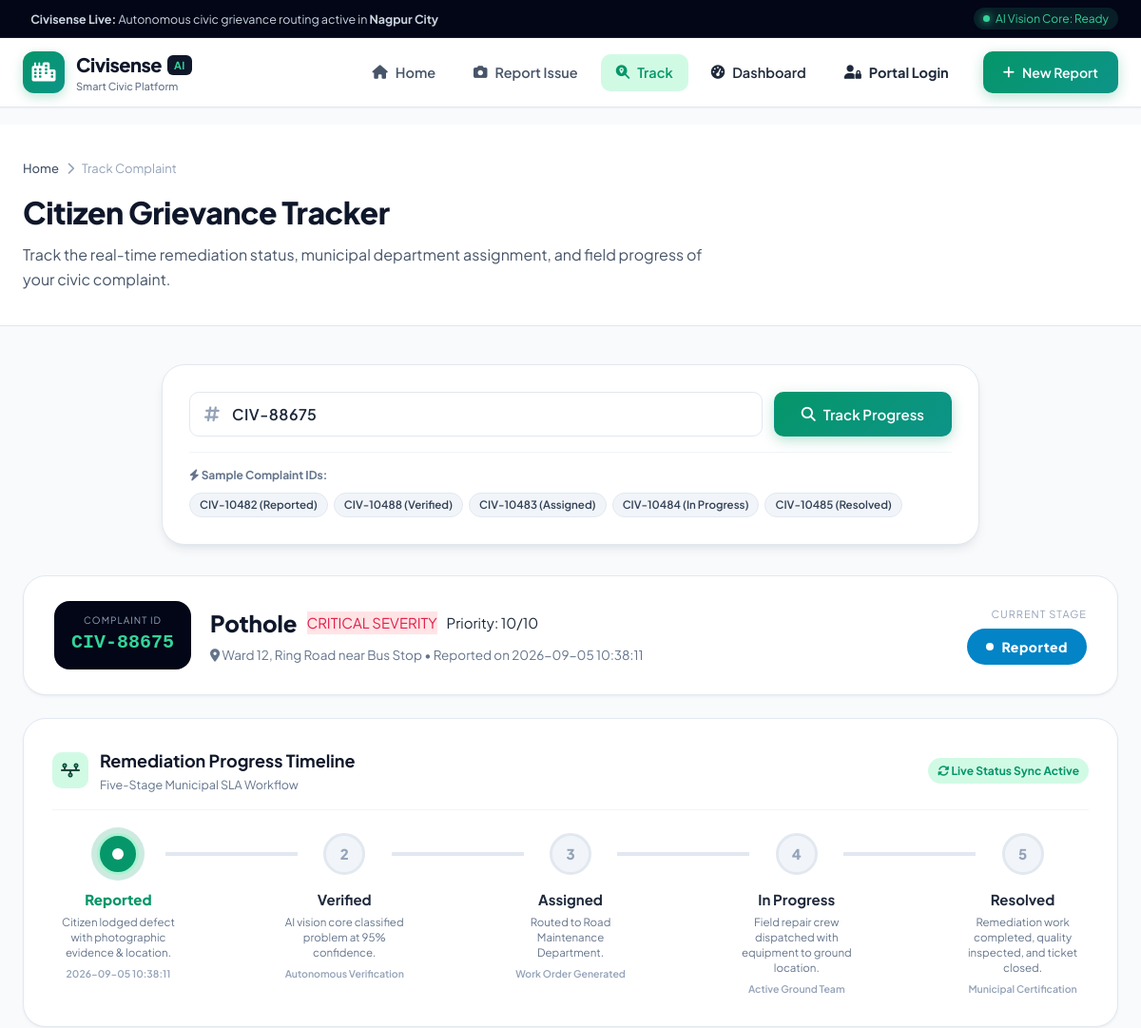
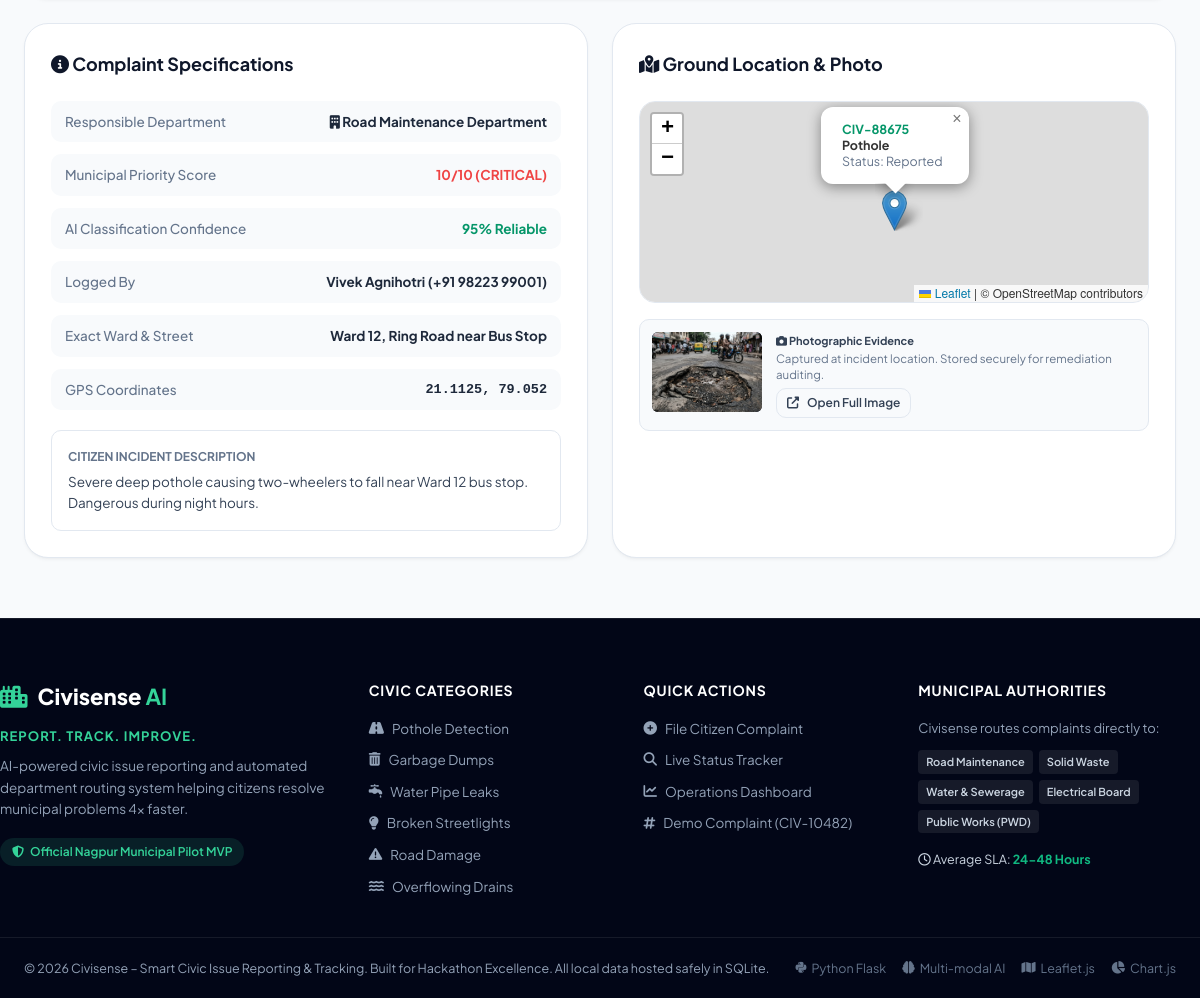
/track?id=CIV-88675, run on the app's committed database (2 pictures, top to bottom).
### tables this page shows
CREATE TABLE complaints (
            id INTEGER PRIMARY KEY AUTOINCREMENT,
            complaint_id TEXT UNIQUE NOT NULL,
            name TEXT,
            contact TEXT,
            issue_type TEXT NOT NULL,
            description TEXT NOT NULL,
            image_path TEXT,
            latitude REAL,
            longitude REAL,
            location TEXT NOT NULL,
            confidence INTEGER NOT NULL,
            severity TEXT NOT NULL,
            priority INTEGER NOT NULL,
            department TEXT NOT NULL,
            status TEXT NOT NULL DEFAULT 'Reported',
            created_at TIMESTAMP NOT NULL DEFAULT CURRENT_TIMESTAMP
        );

### app.py (the view)
@app.route("/track")
def track():
    complaint_id = request.args.get("id", "").strip().upper()
    complaint = None
    not_found = False
    current_idx = 0
    if complaint_id:
        conn = get_db_connection()
        cursor = conn.cursor()
        cursor.execute("SELECT * FROM complaints WHERE complaint_id = ?", (complaint_id,))
        complaint = cursor.fetchone()
        conn.close()
        if not complaint:
            not_found = True
        else:
            status = complaint["status"]
            try:
                current_idx = next(i for i, s in enumerate(STATUS_ORDER) if s.lower() == status.lower())
            except StopIteration:
                current_idx = 0
    return render_template(
        "track.html",
        complaint_id=complaint_id,
        complaint=complaint,
        not_found=not_found,
        current_idx=current_idx,
        status_order=STATUS_ORDER
    )

### app.py (called while the page is built)
def get_db_connection():
    conn = sqlite3.connect(DATABASE_PATH)
    conn.row_factory = sqlite3.Row
    return conn

### templates/track.html (shortened to what this page needs)
{% extends "base.html" %}
{% block content %}
<div class="page-header">
    <div class="container">
        <div class="header-breadcrumbs">
            <a href="{{ url_for('index') }}">Home</a>
            <i class="fa-solid fa-chevron-right"></i>
            <span>Track Complaint</span>
        </div>
        <h1 class="page-title">Citizen Grievance Tracker</h1>
        <p class="page-subtitle">Track the real-time remediation status, municipal department assignment, and field progress of your civic complaint.</p>
    </div>
</div>
<div class="container py-8">
    <div class="track-search-card">
        <form action="{{ url_for('track') }}" method="GET" class="track-form" id="track-lookup-form">
            <div class="track-input-group">
                <div class="track-input-wrapper">
                    <i class="fa-solid fa-hashtag track-search-icon"></i>
                    <input type="text" name="id" id="track-id-input" value="{{ complaint_id or '' }}" placeholder="Enter Complaint ID (e.g., CIV-10482)" class="form-control track-input" required autofocus>
                </div>
                <button type="submit" class="btn btn-primary btn-track-submit" id="btn-track-search">
                    <i class="fa-solid fa-magnifying-glass"></i> Track Progress
                </button>
            </div>
        </form>
        <div class="track-quick-demo">
            <span class="quick-demo-title"><i class="fa-solid fa-bolt"></i> Sample Complaint IDs:</span>
            <div class="quick-demo-chips">
                <a href="{{ url_for('track') }}?id=CIV-10482" class="demo-chip {% if complaint_id == 'CIV-10482' %}active-chip{% endif %}">CIV-10482 (Reported)</a>
                <a href="{{ url_for('track') }}?id=CIV-10488" class="demo-chip {% if complaint_id == 'CIV-10488' %}active-chip{% endif %}">CIV-10488 (Verified)</a>
                <a href="{{ url_for('track') }}?id=CIV-10483" class="demo-chip {% if complaint_id == 'CIV-10483' %}active-chip{% endif %}">CIV-10483 (Assigned)</a>
                <a href="{{ url_for('track') }}?id=CIV-10484" class="demo-chip {% if complaint_id == 'CIV-10484' %}active-chip{% endif %}">CIV-10484 (In Progress)</a>
                <a href="{{ url_for('track') }}?id=CIV-10485" class="demo-chip {% if complaint_id == 'CIV-10485' %}active-chip{% endif %}">CIV-10485 (Resolved)</a>
            </div>
        </div>
    </div>
    {% if complaint %}
    <div class="tracking-results-view">
        <div class="track-header-card">
            <div class="track-header-main">
                <div class="track-id-badge">
                    <span class="badge-label">COMPLAINT ID</span>
                    <strong class="badge-val">{{ complaint.complaint_id }}</strong>
                </div>
                <div class="track-header-titles">
                    <div class="track-issue-row">
                        <h2 class="track-issue-heading">{{ complaint.issue_type }}</h2>
                        <span class="severity-pill badge-{{ complaint.severity.lower() }}">{{ complaint.severity }} SEVERITY</span>
                        <span class="priority-pill">Priority: {{ complaint.priority }}/10</span>
                    </div>
                    <p class="track-location-sub">
                        <i class="fa-solid fa-location-dot"></i> {{ complaint.location }} &bull; Reported on {{ complaint.created_at }}
                    </p>
                </div>
            </div>
            <div class="track-header-status">
                <span class="current-status-label">Current Stage</span>
                <div class="status-badge-lg status-{{ complaint.status.lower().replace(' ', '-') }}" id="track-header-status-badge">
                    <span class="pulse-circle"></span>
                    <span id="track-header-status-text">{{ complaint.status }}</span>
                </div>
            </div>
        </div>
        <div class="timeline-container-card" id="timeline-card" data-complaint-id="{{ complaint.complaint_id }}" data-current-status="{{ complaint.status }}" data-current-idx="{{ current_idx }}">
            <div class="card-header border-bottom">
                <div class="card-title-group">
                    <div class="card-icon-tag"><i class="fa-solid fa-timeline"></i></div>
                    <div>
                        <h3 class="card-title">Remediation Progress Timeline</h3>
                        <span class="card-subtitle">Five-Stage Municipal SLA Workflow</span>
                    </div>
                </div>
                <span class="live-update-badge" id="live-sync-badge"><i class="fa-solid fa-rotate fa-spin"></i> Live Status Sync Active</span>
            </div>
            <div class="visual-timeline" id="visual-timeline-track">
                <div class="timeline-step {% if current_idx >= 0 %}step-completed{% endif %} {% if current_idx == 0 %}step-active{% endif %}" id="timeline-step-0" data-step-idx="0">
                    <div class="step-marker" id="step-marker-0">
                        {% if current_idx > 0 %}
                            <i class="fa-solid fa-check"></i>
                        {% elif current_idx == 0 %}
                            <span class="step-dot-active"></span>
                        {% else %}
                            <span>1</span>
                        {% endif %}
                    </div>
                    <div class="step-content">
                        <h4 class="step-title">Reported</h4>
                        <p class="step-desc">Citizen lodged defect with photographic evidence & location.</p>
                        <span class="step-timestamp">{{ complaint.created_at }}</span>
                    </div>
                </div>
                <div class="timeline-connector {% if current_idx >= 1 %}connector-completed{% endif %}" id="timeline-connector-0"></div>
                <div class="timeline-step {% if current_idx >= 1 %}step-completed{% endif %} {% if current_idx == 1 %}step-active{% endif %}" id="timeline-step-1" data-step-idx="1">
                    <div class="step-marker" id="step-marker-1">
                        {% if current_idx > 1 %}
                            <i class="fa-solid fa-check"></i>
                        {% elif current_idx == 1 %}
                            <span class="step-dot-active"></span>
                        {% else %}
                            <span>2</span>
                        {% endif %}
                    </div>
                    <div class="step-content">
                        <h4 class="step-title">Verified</h4>
                        <p class="step-desc">AI vision core classified problem at {{ complaint.confidence }}% confidence.</p>
                        <span class="step-timestamp">Autonomous Verification</span>
                    </div>
                </div>
                <div class="timeline-connector {% if current_idx >= 2 %}connector-completed{% endif %}" id="timeline-connector-1"></div>
                <div class="timeline-step {% if current_idx >= 2 %}step-completed{% endif %} {% if current_idx == 2 %}step-active{% endif %}" id="timeline-step-2" data-step-idx="2">
                    <div class="step-marker" id="step-marker-2">
                        {% if current_idx > 2 %}
                            <i class="fa-solid fa-check"></i>
                        {% elif current_idx == 2 %}
                            <span class="step-dot-active"></span>
                        {% else %}
                            <span>3</span>
                        {% endif %}
                    </div>
                    <div class="step-content">
                        <h4 class="step-title">Assigned</h4>
                        <p class="step-desc">Routed to {{ complaint.department }}.</p>
                        <span class="step-timestamp">Work Order Generated</span>
                    </div>
                </div>
                <div class="timeline-connector {% if current_idx >= 3 %}connector-completed{% endif %}" id="timeline-connector-2"></div>
                <div class="timeline-step {% if current_idx >= 3 %}step-completed{% endif %} {% if current_idx == 3 %}step-active{% endif %}" id="timeline-step-3" data-step-idx="3">
                    <div class="step-marker" id="step-marker-3">
                        {% if current_idx > 3 %}
                            <i class="fa-solid fa-check"></i>
                        {% elif current_idx == 3 %}
                            <span class="step-dot-active"></span>
                        {% else %}
                            <span>4</span>
                        {% endif %}
                    </div>
                    <div class="step-content">
                        <h4 class="step-title">In Progress</h4>
                        <p class="step-desc">Field repair crew dispatched with equipment to ground location.</p>
                        <span class="step-timestamp">Active Ground Team</span>
                    </div>
                </div>
                <div class="timeline-connector {% if current_idx >= 4 %}connector-completed{% endif %}" id="timeline-connector-3"></div>
                <div class="timeline-step {% if current_idx >= 4 %}step-completed{% endif %} {% if current_idx == 4 %}step-active{% endif %}" id="timeline-step-4" data-step-idx="4">
                    <div class="step-marker" id="step-marker-4">
                        {% if current_idx == 4 %}
                            <i class="fa-solid fa-circle-check"></i>
                        {% else %}
                            <span>5</span>
                        {% endif %}
                    </div>
                    <div class="step-content">
                        <h4 class="step-title">Resolved</h4>
                        <p class="step-desc">Remediation work completed, quality inspected, and ticket closed.</p>
                        <span class="step-timestamp">Municipal Certification</span>
                    </div>
                </div>
            </div>
        </div>
        <div class="track-details-grid">
            <div class="track-card">
                <div class="card-header">
                    <h3 class="card-title"><i class="fa-solid fa-circle-info"></i> Complaint Specifications</h3>
                </div>
                <div class="track-spec-list">
                    <div class="spec-item">
                        <span class="spec-label">Responsible Department</span>
                        <strong class="spec-val"><i class="fa-solid fa-building"></i> {{ complaint.department }}</strong>
                    </div>
                    <div class="spec-item">
                        <span class="spec-label">Municipal Priority Score</span>
                        <strong class="spec-val text-priority">{{ complaint.priority }}/10 ({{ complaint.severity }})</strong>
                    </div>
                    <div class="spec-item">
                        <span class="spec-label">AI Classification Confidence</span>
                        <strong class="spec-val text-confidence">{{ complaint.confidence }}% Reliable</strong>
                    </div>
                    <div class="spec-item">
                        <span class="spec-label">Logged By</span>
                        <strong class="spec-val">{{ complaint.name }} ({{ complaint.contact }})</strong>
                    </div>
                    <div class="spec-item">
                        <span class="spec-label">Exact Ward & Street</span>
                        <strong class="spec-val">{{ complaint.location }}</strong>
                    </div>
                    <div class="spec-item">
                        <span class="spec-label">GPS Coordinates</span>
                        <strong class="spec-val font-mono">{{ complaint.latitude }}, {{ complaint.longitude }}</strong>
                    </div>
                </div>
                <div class="track-description-box">
                    <h4 class="desc-box-title">Citizen Incident Description</h4>
                    <p class="desc-box-content">{{ complaint.description }}</p>
                </div>
            </div>
            <div class="track-card">
                <div class="card-header">
                    <h3 class="card-title"><i class="fa-solid fa-map-location-dot"></i> Ground Location & Photo</h3>
                </div>
                <div class="track-map-wrapper">
                    <div id="track-complaint-map" class="track-map-container"
                         data-lat="{{ complaint.latitude }}"
                         data-lng="{{ complaint.longitude }}"
                         data-id="{{ complaint.complaint_id }}"
                         data-issue="{{ complaint.issue_type }}"
                         data-status="{{ complaint.status }}">
                    </div>
                </div>
                <div class="track-photo-box">
                    <div class="photo-thumb-wrapper">
                        <img src="{{ url_for('static', filename='uploads/' + complaint.image_path) }}" alt="{{ complaint.issue_type }} Photo" class="track-photo-thumb" onerror="this.src='{{ url_for('static', filename='uploads/pothole_ward12.jpg') }}'">
                    </div>
                    <div class="photo-info">
                        <span class="photo-badge"><i class="fa-solid fa-camera"></i> Photographic Evidence</span>
                        <p class="photo-sub">Captured at incident location. Stored securely for remediation auditing.</p>
                        <a href="{{ url_for('static', filename='uploads/' + complaint.image_path) }}" target="_blank" class="btn btn-outline btn-xs">
                            <i class="fa-solid fa-up-right-from-square"></i> Open Full Image
                        </a>
                    </div>
                </div>
            </div>
        </div>
    </div>
    {% endif %}
</div>
{% endblock %}

### data on the page
complaints: complaint_id "CIV-88675", issue_type "Pothole", severity "CRITICAL", priority "10", location "Ward 12, Ring Road near Bus Stop", created_at "2026-09-05 10:38:11", status "Reported", confidence "95", department "Road Maintenance Department", name "Vivek Agnihotri", contact "+91 98223 99001", latitude "21.1125", longitude "79.052", description "Severe deep pothole causing two-wheelers to fall near Ward 12 bus stop. Dangerous during night hours.", image_path (picture)
